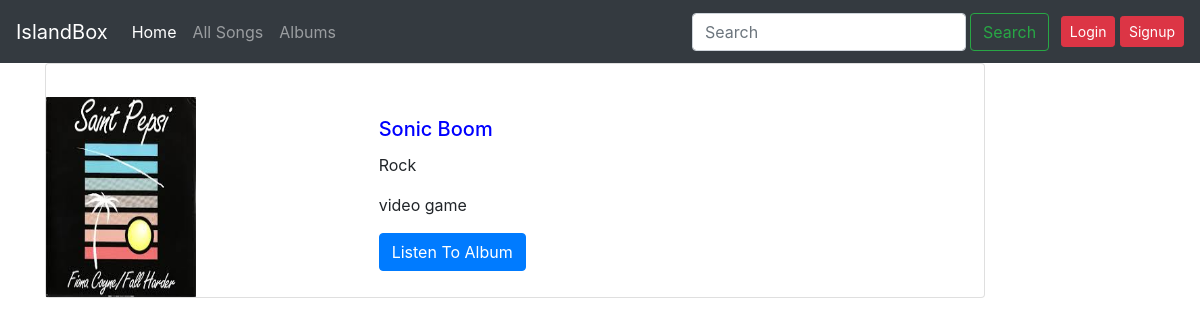
Before: /musicbeats/albums/ with the older database file.
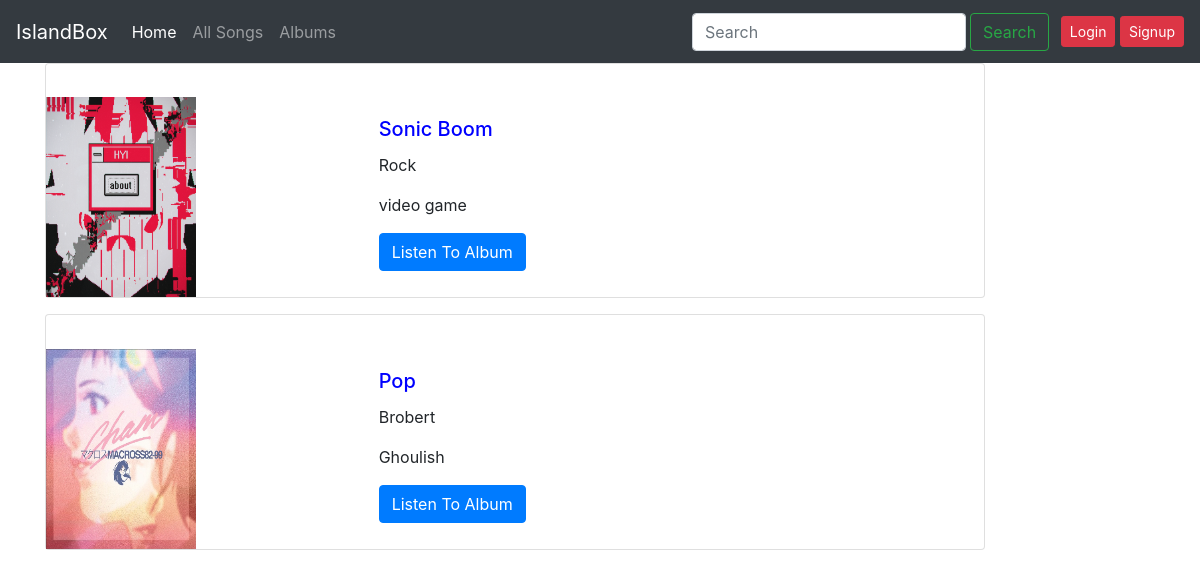
After: the same page with the newer database file.
### musicbeats/models.py (models this page shows, shortened)
class Albums(models.Model):
    albums_id = models.AutoField(primary_key=True)
    genre = models.CharField(max_length=10000)
    title = models.CharField(max_length=1000)
    artist_pic = models.ImageField(upload_to='images')
    art_name = models.CharField(max_length=2000)

### musicbeats/views.py (the view)
# urls.py: path('albums/', views.albums, name='albums'),
def albums(request):
    album = Albums.objects.all()
    return render(request, 'musicbeats/albums.html', {'albums': album})

### musicbeats/Templates/musicbeats/albums.html (shortened to what this page needs)
{%extends 'musicbeats/basic.html'%}
{% block body %}
<div class="container">
{% for i in albums %}
<div class="card mb-3" style="max-width: 940px; padding-top: 3%;">
  <div class="row no-gutters">
    <div class="col-md-4">
  <img src="/media/{{i.artist_pic}}" alt="" height="200px" width="150px">
    </div>
    <div class="col-md-8">
      <div class="card-body">
          <h5 class="card-title" style="color: blue; font-weight: 550;">{{i.title}}</h5>
          <p class="card-text">{{i.genre}}</p>
          <p class="card-text">{{i.art_name}}</p>
        {% if user.is_authenticated %}
        <form action="/musicbeats/history" method="POST">{% csrf_token %}
          <input type="hidden" name="music_id" value="{{i.song_id}}">
        <a href="/musicbeats/songs/" class="btn btn-primary">Listen To Album</a>
        </form>
        {% else %}
        <a href="/musicbeats/songs/" class="btn btn-primary">Listen To Album</a>
        {% endif %}
      </div>
    </div>
  </div>
</div>
{% endfor %}
</div>
{% endblock %}

Changed rows visible on the page:
changed Albums "Sonic Boom": artist_pic: a different picture
added Albums: artist_pic (picture), title "Pop", genre "Brobert", art_name "Ghoulish"
